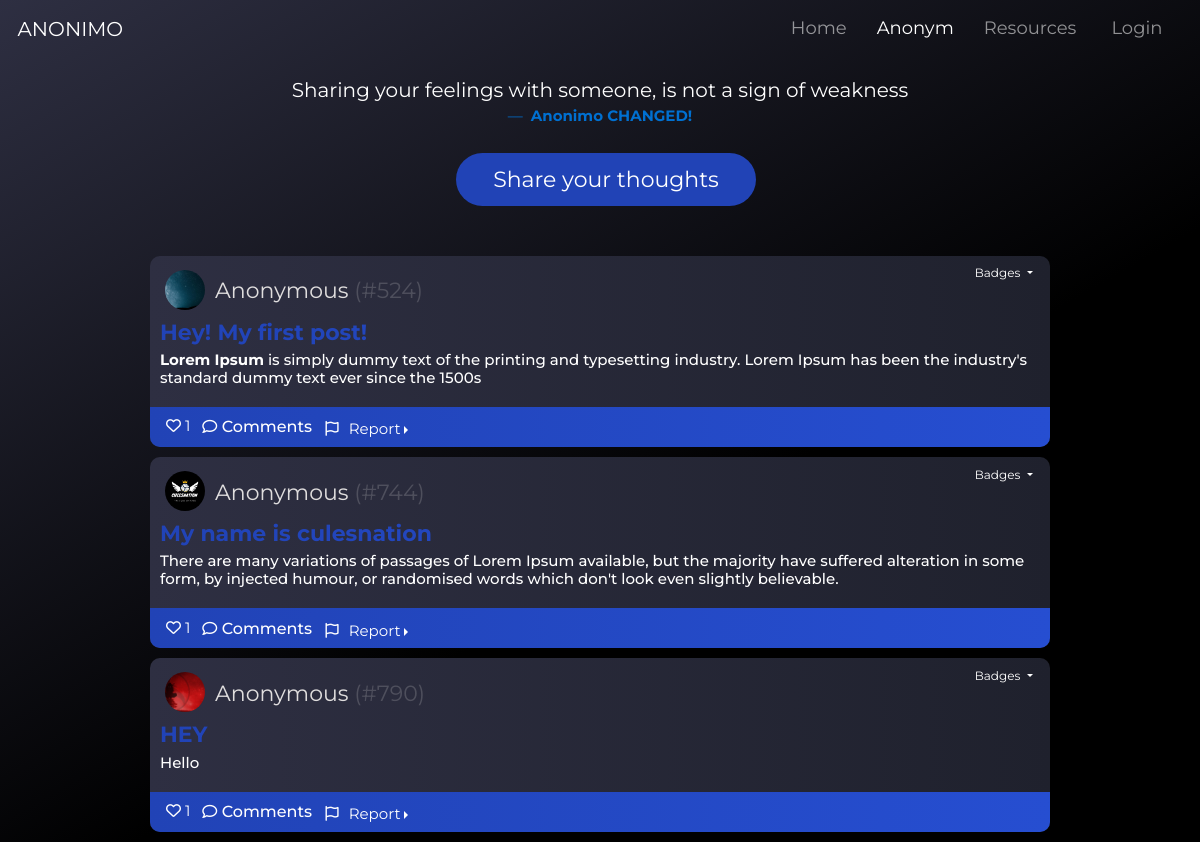
Before: /anonym with the older database file.
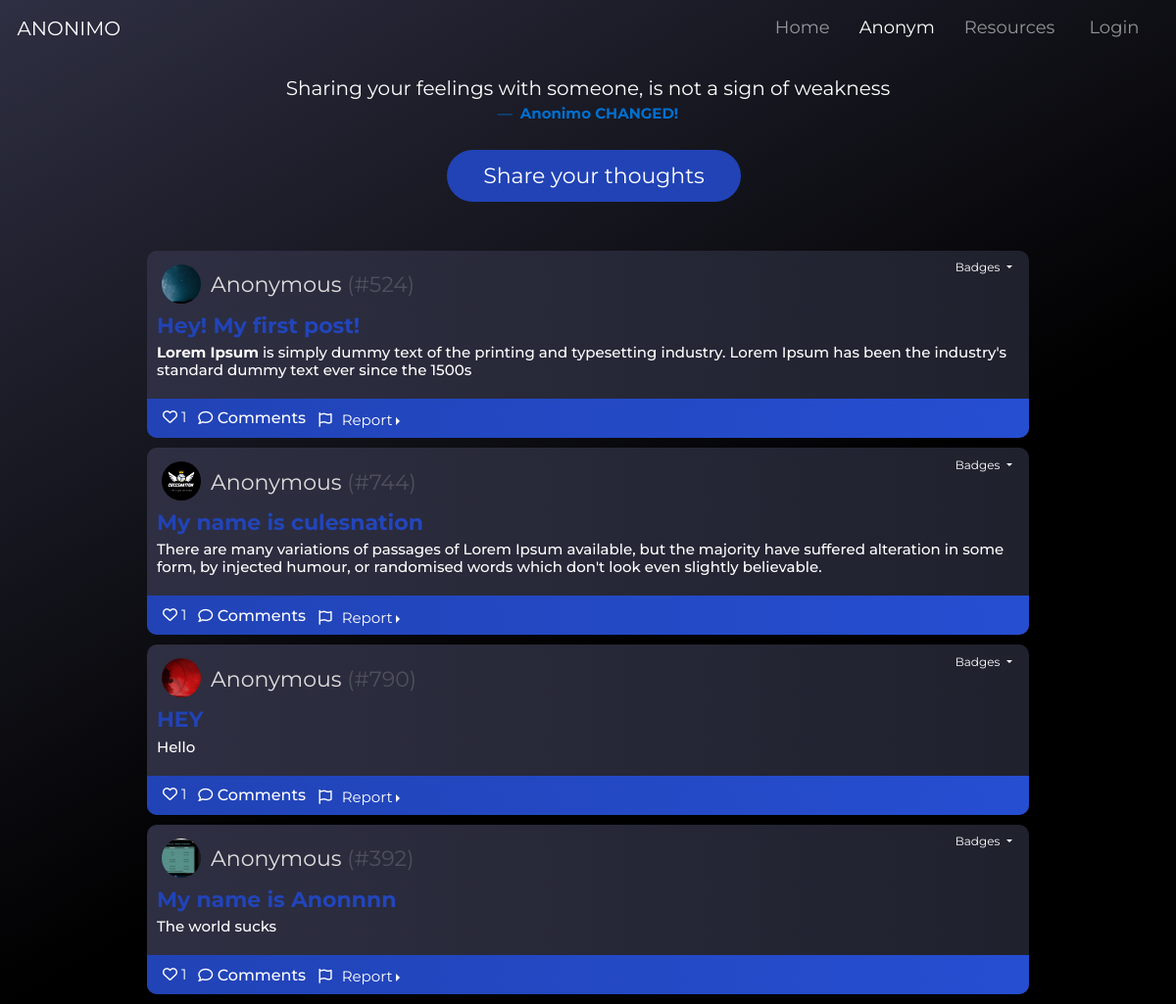
After: the same page with the newer database file.
### home/models.py (models this page shows)
class editProfile(models.Model):
    profile_user=models.ForeignKey(User, blank=True, null=True, on_delete= models.CASCADE)
    bio = models.TextField()
    instagram = models.CharField(max_length=155)
    hobbies = models.CharField(max_length=155)
    image = models.ImageField(upload_to=filepath, null=True, blank = True)
    followers = models.ManyToManyField(User, blank=True, related_name="followers")
    key = models.CharField(max_length=150)

### blogapp/models.py (models this page shows, shortened)
class Post(models.Model):
    sno=models.AutoField(primary_key=True)
    title=models.CharField(max_length=255)
    author=models.ForeignKey(User, blank=True, null=True, on_delete= models.CASCADE)
    body = RichTextField(blank=True, null=True)
    liked = models.ManyToManyField(User,blank=True, related_name='liked')
    slug = models.CharField(max_length=130)

### blogapp/views.py (the view)
# urls.py: path('', views.anonymhome, name='anonym'),
def anonymhome(request):
    friend_count = len(FriendRequest.objects.filter(to_user = request.user))
    allfollowers = FollowersCount.objects.all().filter(user = request.user)
    allPosts = Post.objects.all()
    friendlist = []
    for follower in allfollowers:
        Friend = User.objects.get(username = follower.follower)
        friendlist.append(Friend)
    allProfiles = editProfile.objects.all()
    allBadges = Badges.objects.all()
    if request.user.is_authenticated:
        acc_bal = Bank.objects.get(profile_user=request.user)
        account_bal = acc_bal.account_bal
        userProfileCheck = editProfile.objects.filter(profile_user = request.user)
        if len(userProfileCheck) == 0:
            profileCheck = False
        else:
            profileCheck = True
        context = {'allPosts': allPosts, 'allProfiles':allProfiles, 'allBadges':allBadges,'friend_count':friend_count, 'account_bal':account_bal,'allfollowers':allfollowers,'friendlist':friendlist,'profileCheck':profileCheck}
        return render(request, 'anonym.html', context)
    else:
        context = {'allPosts': allPosts, 'allProfiles':allProfiles, 'allBadges':allBadges,'friend_count':friend_count}
        return render(request, 'anonym.html', context)

### templates/anonym.html (shortened to what this page needs)
{% extends 'base.html' %}
{% load static %}
{% block anonympage %}active{% endblock anonympage %}
{% block content %}
<link rel ="stylesheet" href="{% static 'css/anonym.css' %}">
<br><br><br><br><br>
<center>
  <figure>
    <blockquote class="blockquote">
      <p  style="font-size: 2rem; color: white;">Sharing your feelings with someone, is not a sign of weakness</p>
    </blockquote>
    <figcaption class="blockquote-footer " style="font-size: 1.5rem; color: #0070d1;">
      <b>Anonimo CHANGED!</b>
    </figcaption>
  </figure>
</center>
<br>
{% if user.is_authenticated and profileCheck == True %}
<center><button class="share" onclick="location.href='/post'" style="margin-left: 1%; color: white;"><span>Share your thoughts </span></a></button></center>
{% elif user.is_authenticated and profileCheck == False %}
<center><button class="share" onclick="location.href='/complete'" style="margin-left: 1%; color: white;"><span>Complete your Profile</span></a></button></center>
<center><p class="profileCheckText">Complete the last step and start sharing</p></center>
{% else %}
<center><button class="share" id="liveToastBtn" style="margin-left: 1%; color: white;"><span>Share your thoughts </span></a></button></center>
<br><br>
 <div class="position-fixed bottom-0 end-0 p-3" style="z-index: 11; font-family: 'Montserrat', sans-serif;">
                </div>
          {% endif %}
{% for post in allPosts %}
{% if post.author != request.user %}
<div class="container d-flex justify-content-center">
 <div class="card toAddCardCss border-primary mb-3 bg-transparent " >
  {% for profile in allProfiles  %}
    {% if profile.profile_user == post.author %}
     <div class="card-header bg-transparent">
     <img src="{{profile.image.url}}" alt="" class="profile-img">
    {% if post.author in friendlist %}
     <a href="/userprofile/{{profile.id}}">{{post.author}}</a>
     {% else %}
      <a href="/userprofile/{{profile.id}}">Anonymous <span style="opacity: 0.2;">(#{{post.slug}})</span></a>
     {% endif %}
     <form action="/anonym/count/badges" method="POST">
<div class="btn-group" style="float:right; box-shadow: none !important; margin-top: -0.5rem;">
  <button type="button" style="background-color:transparent; border:none; font-size: 1.2rem;" class="btn btn-primary dropdown-toggle" data-bs-toggle="dropdown" aria-expanded="false">
    Badges
  </button>
</div>
    </form>
  </div>
   {% endif %}
{% endfor %}
<br>
  <div class="card-body text-white" style="margin-top: -3rem;">
    <h5 class="card-title">{{post.title}}</h5>
    <h4 class="card-text">{{post.body|safe}}</h4>
  </div>
  <div class="card-footer bg-transparent border-primary">
    <div class="row-icons">
      <div class="column">
      <form action="{% url 'like-post'%}" method='POST'>
     {% if user.is_authenticated %}
      {% if user not in post.liked.all%}
          <button type="submit" id="icons" style="font-size: 1.5rem;"><i class="far fa-heart"></i> <p style="display: inline;">{{post.liked.all.count}}</p> </button>
      {% else %}
           <button type="submit" id="icons" style="font-size: 1.5rem;"><i class="fas fa-heart"></i> <p style="display: inline;">{{post.liked.all.count}}</p></button>
      {% endif %}
      {% else %}
      <button type="submit" id="icons" style="font-size: 1.5rem;"><i class="far fa-heart"></i> <p style="display: inline;">{{post.liked.all.count}}</p> </button>
   {% endif %}
      </form>
      </div>
    {% if user.is_authenticated %}
      <div class="column">
        <button type="submit" id="icons"><i class="far fa-comment" style="font-size:1.5rem;"></i><a href="anonym/{{post.sno}} " style=" text-decoration: none; font-size:1.6rem; color:white; font-weight:500"> Comments</a></button>
    </div>
    <form action="/anonym/count/report" method="POST">
      {% csrf_token %}
      <input type="hidden" name="title" value="{{post.title}}" readonly>
      <input type="hidden" name="body" value="{{post.body|safe}}" readonly>
    <div class="column">
     <div class="btn-group dropend">
      <button type="button" id="icons"  data-bs-toggle="dropdown" aria-expanded="false" class="btn btn-secondary dropdown-toggle" style="font-size: 1.5rem;"><i class="far fa-flag" style="margin-right: 1rem;"></i>Report</button>
  <ul class="dropdown-menu" style="font-size: 1.5rem;">
    <li><button class="dropdown-item" type="submit" value="Spam" name="value">It's Spam</button></li>
    <li><button class="dropdown-item" type="submit" value="Hate speech or symbol" name="value">Hate speech or symbol</button></li>
    <li><button class="dropdown-item" type="submit" value="Bullying or harassment" name="value">Bullying or harassment</button></li>
    <li><button class="dropdown-item" type="submit" value="Scam or fraud" name="value">Scam or fraud</button></li>
    <li><button class="dropdown-item" type="submit" value="Sale of illegal goods or regulated goods" name="value">Sale of illegal goods or regulated goods</button></li>
    <li><button class="dropdown-item" type="submit" value="Violence or dangerous organizations" name="value">Violence or dangerous organizations</button></li>
  </ul>
</div>
  </div>
</form>
  {% else %}
   <div class="column">
    <button type="submit" id="icons"><i class="far fa-comment" style="font-size:1.5rem;"></i><a href="anonym/{{post.sno}} " style=" text-decoration: none; font-size:1.6rem; color:white; font-weight:500"> Comments</a></button>
    </div>
    <div class="column">
      <div class="column">
        <div class="btn-group dropend">
         <button type="button" id="icons"  data-bs-toggle="dropdown" aria-expanded="false" class="btn btn-secondary dropdown-toggle" style="font-size: 1.5rem;"><i class="far fa-flag" style="margin-right: 1rem;"></i>Report</button>
   </div>
     </div>
  </div>
  {% endif %}
    </div>
    </div>
</div>
</div>
{% endif %}
{% endfor %}
{% endblock content %}

### templates/base.html (shortened to what this page needs)
{% load static %}
<!DOCTYPE html>
<html lang="en">
  <head>
    <link
      href="https://cdn.jsdelivr.net/npm/bootstrap@5.0.2/dist/css/bootstrap.min.css"
      rel="stylesheet" href="{% static 'css/base.css' %}"
    />
  </head>
<nav class="navbar fixed-top navbar-expand-lg navbar-dark p-md-3">
    <div class="container-fluid" style="background:background: linear-gradient(to left, rgb(31, 33, 45), rgb(46, 47, 66)) !important;">
      <a class="navbar-brand" style="font-size: 2rem;" href="/">ANONIMO</a>
      <div class="collapse navbar-collapse" id="navbarSupportedContent">
        <ul class="navbar-nav ms-auto mb-2 mb-lg-0">
          <li class="nav-item">
            <a
              class="nav-link {% block homepage %}{% endblock homepage %} px-4"
              aria-current="page"
              href="/"
              >Home</a
            >
          </li>
          <li class="nav-item">
            <a
              class=" nav-link px-4 {% block anonympage %}{% endblock anonympage   %} " href="/anonym">Anonym</a >
          </li>
          <li class="nav-item">
            <a
              class="nav-link px-4 {% block resourcespage %}{% endblock resourcespage   %}" href="/resources">Resources</a>
          </li>
          {% if user.is_authenticated %}
          <li class="nav-item px-4">
            <a class="nav-link {% block logoutpage %}{% endblock logoutpage %}"href="/logout">Logout</a>
          {% else %}
          <li class="nav-item px-4">
            <a class="nav-link {% block loginpage %}{% endblock loginpage %}" href="/login">Login</a>
          </li>
          {% endif %}
        </ul>
      </div>
    </div>
  </nav>
  <body style="background-color: #000">
    {% block content %} {% endblock content %}
  </body>
</html>

### static/css/anonym.css (style rules this page uses)
html { font-size: 62.5%; }
body { font-family: 'Montserrat', sans-serif; background-image: linear-gradient(150deg, #2e2f42 0%, black 60%); background-repeat: no-repeat; }
a:link { text-decoration: none; }
.card { min-height: 10rem; border-radius: 1rem !important; width: 80%; }
.card-header { border: none; font-size:2.2rem; margin-bottom: 1rem; padding-left: 0.8rem; padding-top: 1rem; }
.card-header a { color: #e0dede; font-size: 2.2rem; text-decoration: none; margin-top: 1%; float: left; }
.profile-img { width: 4rem; height: 4rem; border-radius: 50%; float: left; margin-right: 1rem; margin-left: 0.7rem; margin-top: 0.4rem; object-fit: cover; object-position: center right; }
.card-title { color: transparent; background-image: linear-gradient(to left,#264ed1,#2143b6); -webkit-background-clip: text; font-size: 2.2rem; font-weight: bold; }
.card-footer { background-image: linear-gradient(to left,#264ed1,#2143b6) !important; border-radius: 0rem 0rem 1rem 1rem !important; }
.border-primary { border: none; background-image: linear-gradient(to left,#1f212d,#2e2f42); }
.share { border-radius: 4rem; background-color: #2143b6; border: none; text-decoration:none; color: #FFFFFF; text-align: center; font-size: 2.2rem; padding: 1rem 1rem 1rem 1rem; width: 30rem; transition: all 0.5s; cursor: pointer; margin: 0rem 0rem 2rem 1.6rem; }
.share span { cursor: pointer; display: inline-block; position: relative; transition: 0.5s; }
.share span:after { content: '\00bb'; position: absolute; opacity: 0; top: 0; right: -2rem; transition: 0.5s; }
.column { float: left; width: auto; padding: 0rem; height: 3rem; background-color: transparent; }
#icons { display: inline-block; color: white; background-color: #0000; border: none; margin-top: 0.25rem; }

### templates/base.html (style rules this page uses)
body { background-color: linear-gradient(147deg, #2e2f42 0%, black 60%) !important; background-repeat: no-repeat; background-size:cover !important; }
nav { border-radius: 0px 0px 20px 20px; font-size: 18px !important; }

Changed rows visible on the page:
added Post: slug "392", body "The world sucks", liked.all.count "1"
added editProfile: image (picture), shown under "The world sucks"
